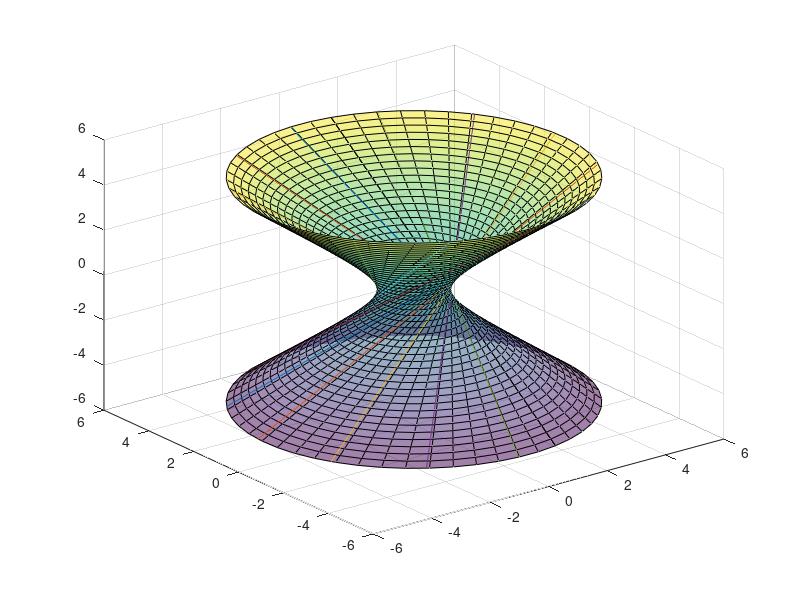

Source code (MATLAB): (Note: this script raises an error after producing the figure.)
a = 2;
b = 3;
c = 5;
d = 7;
x = [-5:0.5:5];
y = x;
[X,Y] = meshgrid(x,y);
Z = -(a*X+b*Y+d)/c;
mesh(X,Y,Z);
title('Exercise 1');
%%
a = 1;
x = [-5:0.1:5];
y = x;
[X,Y] = meshgrid(x,y);
Z = sin(X.^2+Y.^2)./(X.^2+Y.^2);
mesh(X,Y,Z);
title('Exercise 2.a');
%%
a = 1;
x = [-5:0.1:5];
y = x;
[X,Y] = meshgrid(x,y);
Z = -X.*sin(X) - Y.*cos(Y);
mesh(X,Y,Z);
title('Exercise 2.b');
%%
a = 1;
x = [-5:0.1:5];
y = x;
[X,Y] = meshgrid(x,y);
Z = a*X.*exp(-X.^2-Y.^2);
mesh(X,Y,Z);
title('Exercise 3.a.mesh');
%%
a = 1;
c = 1;
u = [-2:0.05:2];
v = [0:0.05:2*pi];
[U,V] = meshgrid(u,v);
X = a*cosh(U).*cos(V);
Y = a*cosh(U).*sin(V);
Z = c*sinh(U);
mesh(X,Y,Z);
title('Exercise 3.b.surf');
%%
R = 3;
a = 2;
b = 1;
phi = [0:0.05:2*pi];
nu = [0:0.05:5];
[Phi,Nu] = meshgrid(phi,nu);
X = (a + R*sin(Phi)).*cos(Nu);
Y = (a + R*sin(Phi)).*sin(Nu);
Z = R*cos(Phi)+b*Nu;
surfc(X,Y,Z);
title('Exercise 3.m.surfc');
%%
a = 2*pi;
x = [-1:0.02:1];
y = x;
[X, Y] = meshgrid(x,y);
R = sqrt(X.*X + Y.*Y);
f = (2*besselj(1,a*R(:))./R(:)).^2;
mesh(X,Y,reshape(f,size(X)));
title('Exercise 4');
%%
a=[0:0.02:4*pi];
t=[0:0.02:1];
x1=cos(a);
y1=sin(a);
z1=a;
x2=-cos(a);
y2=-sin(a);
z2=a;
hold on;
plot3(x1,y1,z1);
plot3(x2,y2,z2);
for k = 0:31
    b=k*4*pi/31;
    x3=(a/(2*pi)-1)*cos(b);
    y3=(a/(2*pi)-1)*sin(b);
    z3 = a*0+b;
    plot3(x3,y3,z3);
end
hold off
%% Однополостный гиперболоид
u = linspace(-5,5,50);
v = linspace(0,2*pi,50);
[U V] = meshgrid(u,v);
X = cos(V)+U.*cos(V+pi/2);
Y = sin(V)+U.*sin(V+pi/2);
Z = U;
surf(X,Y,Z,'FaceAlpha',0.5);
hold on;
for k=0:11
    a = pi*(2*k+1)/12;
    x = cos(a)+ u*cos(a+pi/2);
    y = sin(a)+ u*sin(a+pi/2);
    z = u;
    plot3(x,y,z);
    hold on;
end
hold off;
%% График вращения
f = @(t) sin(t);
round_surf(f,-4,4,40);
%% Линейчатый график
x_1 = @(t) cos(t);
y_1 = @(t) sin(t);
z_1 = @(t) 0;
x_2 = @(t) cos(t+pi/2);
y_2 = @(t) sin(t+pi/2);
z_2 = @(t) 1;
ruled_surf(x_1,y_1,z_1,x_2,y_2,z_2,-3,3,0,2*pi,40);
%%
function p = round_surf(f,a,b,n);
t = linspace(a,b,n);
v = linspace(0,2*pi,n);
[T V] = meshgrid(t,v);
X = T;
Z = cos(V).*f(T);
Y = sin(V).*f(T);
p = mesh(X,Y,Z);
end
%%
function p = ruled_surf(x_1,y_1,z_1,x_2,y_2,z_2,a,b,c,d,n);
u = linspace(a,b,n);
v = linspace(c,d,n);
[U V] = meshgrid(u,v);
X = x_1(V) + U.*x_2(V);
Y = y_1(V) + U.*y_2(V);
Z = z_1(V) + U.*z_2(V);
p = mesh(X,Y,Z);
end
